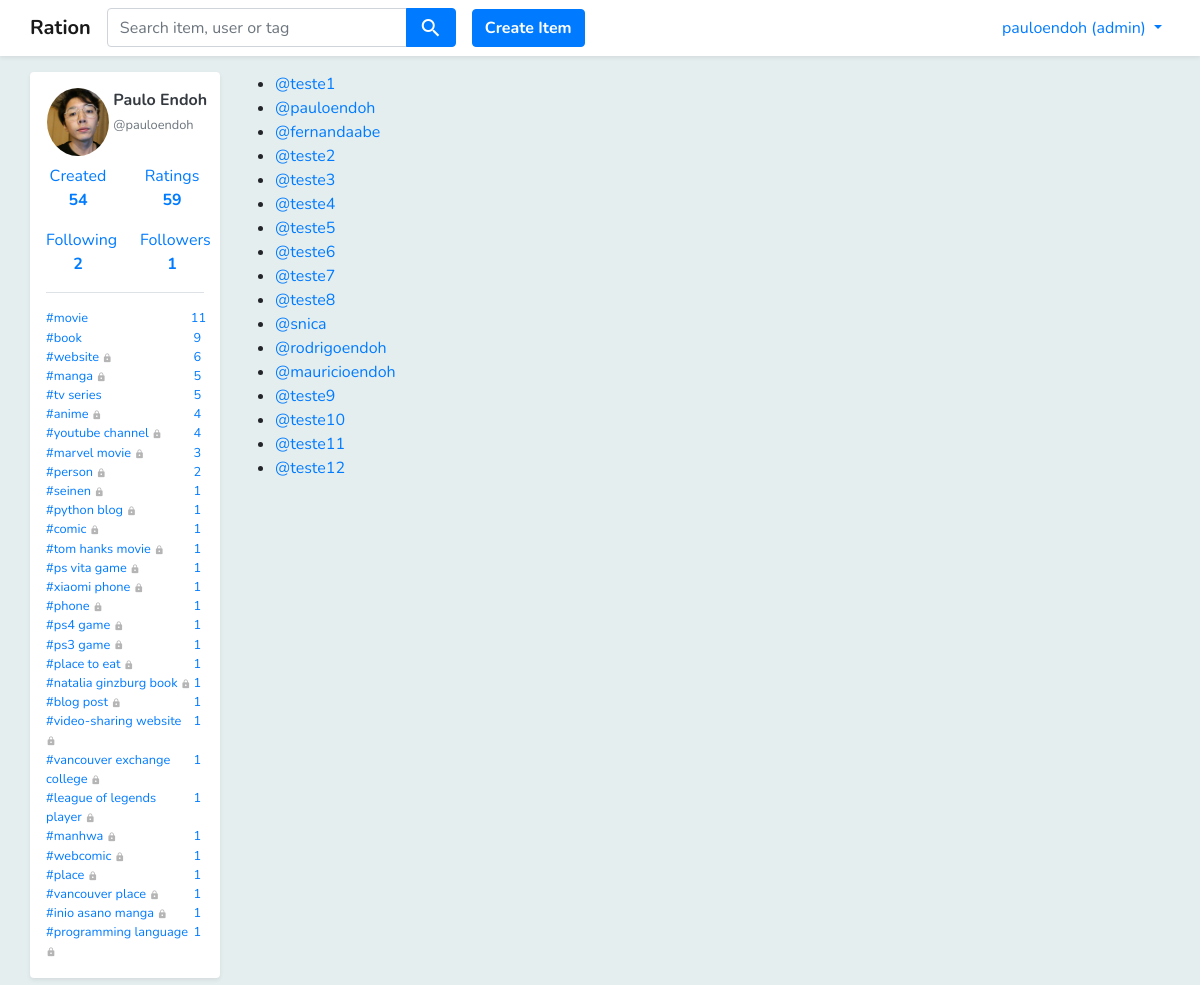
Page /users (signed in) on the committed database.
### core/models.py (models this page shows, shortened)
class Profile(models.Model):
    user = models.OneToOneField(
        User,
        related_name='profile',
        on_delete=models.CASCADE,
        primary_key=True
    )
    fullname = models.CharField(max_length=100)
    picture = models.ImageField(upload_to='profile_pics', blank=True, default="profile_pics/default.png")
    bio = models.TextField(null=True, blank=True)
    location = models.TextField(null=True, blank=True)
    website = models.TextField(null=True, blank=True)

class User_Item(models.Model):
    user = models.ForeignKey(User, related_name='user_items', on_delete=models.CASCADE)
    item = models.ForeignKey(Item, related_name='user_items', on_delete=models.CASCADE)
    rating = models.FloatField(validators=[MinValueValidator(1), MaxValueValidator(5)], null=True, blank=True)
    interest = models.FloatField(validators=[MinValueValidator(1), MaxValueValidator(3)], null=True, blank=True)

class Following(models.Model):
    follower = models.ForeignKey(User, on_delete=models.CASCADE)
    user_tag = models.ForeignKey(User_Tag, on_delete=models.CASCADE)

class User_Tag(models.Model):
    user = models.ForeignKey(User, on_delete=models.CASCADE)
    tag = models.ForeignKey(Tag, on_delete=models.CASCADE)
    item_count = models.IntegerField()
    is_private = models.NullBooleanField()

class Tag(models.Model):
    name = models.TextField()
    is_official = models.BooleanField(default=0)

### core/views.py (the view)
# urls.py: path('users', views.users, name='users'),
def users(request):
    user = request.user
    users = User.objects.all()
    return render(request, 'user_list.html', {'users': users,
                                              'user': user})

### core/models.py (called while the page is built)
def get_user_tag_list(self):
    user_tag_list = User_Tag.objects.filter(user=self).order_by('-item_count')
    return user_tag_list

def get_followers(self):
    followers = []
    user_tags = User_Tag.objects.filter(user=self)
    for user_tag in user_tags:
        followings = Following.objects.filter(user_tag=user_tag)
        for following in followings:
            in_list = False
            for follower in followers:
                if follower.id == following.follower.id:
                    in_list = True
            if not in_list:
                followers.append(following.follower)
    return followers

### core/templatetags/utils.py (called while the page is built)
@register.simple_tag
def get_follower_count_by_user(user):
    followers = user.get_followers()
    return len(followers)

@register.simple_tag
def get_following_count_by_user(user):
    followings = Following.objects.filter(follower=user)
    user_followings = []
    for following in followings:
        inside_list = False
        for user_following in user_followings:
            if following.user_tag.user.id == user_following.id:
                inside_list= True
        if not inside_list:
            user_followings.append(following.user_tag.user)
    return len(user_followings)

@register.simple_tag
def get_created_item_count_by_user(user):
    count = Item.objects.filter(creator=user).count()
    return count

### templates/user_list.html
{% extends "base.html" %}
{% block content %}
<div class="mt-3 pb-2 container">
    <div class="row">
        {% include 'includes/left_container.html' %}
        <div class="col-10">
            <ul>
                {% for user in users %}
                <li>
                    <a href="{% url 'user' user.username %}">@{{ user.username }}</a>
                </li>
                {% endfor %}
            </ul>
        </div>
    </div>
</div>
{% endblock %}

### templates/base.html (shortened to what this page needs)
{% load staticfiles %}
<!DOCTYPE html>
<html lang="en">
<head>
    <link rel="stylesheet" href="{% static 'styles/bootstrap.css' %}">
    <link rel="stylesheet" href="https://use.fontawesome.com/releases/v5.0.13/css/all.css"
>
    <link rel="stylesheet" href="{% static 'styles/jquery-ui.css' %}" type="text/css" media="all"/>
    <link href="{% static 'styles/main.css' %}" rel="stylesheet">
</head>
<body class="body">
<div class="pt-5"></div>
<div class="pt-2"></div>
<nav class="navbar fixed-top navbar-expand-sm bg-white navbar-light shadow-sm ">
    <div class="container pl-0 pr-0 ">
        <ul class="navbar-nav mr-auto">
            <li class="nav-item ">
                <a class="navbar-brand font-weight-bold" href="{% url 'home' %}">Ration</a>
            </li>
            <li class="nav-item">
                <form method="get" action="{% url 'search' %}">
                    <div class="input-group ui-widget">
                        <input id='search-box' type="text" class="form-control text-italic" name="q"
                               placeholder="Search item, user or tag" required
                               />
                        <div class="input-group-append">
                            <button class="btn btn-primary"><i class="material-icons align-middle">search</i></button>
                        </div>
                    </div>
                </form>
            </li>
            {% if request.user.is_authenticated %}
            <div class="pl-3 align-self-center">
                <a href="{% url 'create_item' %}">
                    <button type="button" class="btn btn-primary rounded font-weight-bold">Create Item</button>
                </a>
            </div>
            {% endif %}
        </ul>
        <ul class="navbar-nav">
            {% if request.user.is_authenticated %}
            <li class="nav-item dropdown">
                <a class="nav-link dropdown-toggle text-primary" href="#" id="navbardrop"
                   data-toggle="dropdown">
                    {{ request.user.username }}
                    {% if request.user.is_superuser %}
                    (admin)
                    {% endif %}
                </a>
            </li>
            {% endif %}
        </ul>
    </div>
</nav>
{% block content %}{% endblock %}
</body>
</html>

### templates/includes/left_container.html (shortened to what this page needs)
{% load utils %}
<div class="col-2 pl-0 pr-0">
    {% if request.user.is_authenticated %}
    <div class="bg-white pl-3 pr-3 shadow-sm rounded">
        <div class="pt-3">
            {% if user.is_authenticated %}
            <div class="row">
                <div class="col-5 pl-3 pr-0">
                    <a href="{% url 'user' user.username %}">
                        <img class="rounded-circle w-100" src="/media/{{ user.profile.picture }}"/>
                    </a>
                </div>
                <div class="col-7 pl-1 pr-2">
                    <p>
                        <a href="{% url 'user' user.username %}" class="text-dark no-underline">
                            <b>{{ user.profile.fullname }}</b>
                            <br>
                            <small class="text-muted d-inline">@{{ user.username }}</small>
                        </a>
                    </p>
                </div>
            </div>
            <div class="row">
                <div class="col-6">
                    <div class="align-self-center">
                        <a class="nav-link text-center pl-0 pr-0 {% if '/created' in request.path %}font-weight-bold{% endif %}"
                           href="{% url 'user_created_item_list' user.username %}">Created
                            <br>
                            <b>
                                {%get_created_item_count_by_user user%}
                            </b>
                        </a>
                    </div>
                </div>
                <div class="col-6">
                    <div class="align-self-center">
                        <a class="nav-link text-center pl-0 pr-0  {% if '/ratings' in request.path %}font-weight-bold{% endif %}"
                           href="{% url 'rating_list' user.username %}">Ratings<br><b>{{user.user_items.all|length}}</b>
                        </a>
                    </div>
                </div>
            </div>
            <div class="row">
                <div class="col-6">
                    <div class="align-self-center">
                        <a class="nav-link text-center pl-0 pr-0  {% if '/following' in request.path %}font-weight-bold{% endif %}" href="{% url 'following_list' user.username %}">Following
                            <br>
                            <b> {% get_following_count_by_user user %}</b>
                        </a>
                    </div>
                </div>
                <div class="col-6">
                    <div class="align-self-center">
                        <a class="nav-link text-center pl-0 pr-0  {% if '/followers' in request.path %}font-weight-bold{% endif %}"
                           href="{% url 'follower_list' user.username %}">Followers<br>
                            <b>{% get_follower_count_by_user user %}</b>
                        </a>
                    </div>
                </div>
            </div>
            <div class="mt-2 mb-3 container border-top"></div>
            <ul class="no-bullets pl-0 pb-3">
                {% for user_tag in user.get_user_tag_list %}
                {% if user_tag.user == request.user %}
                <li>
                    <small>
                        <a href="{% url 'rating_list' user.username %}?tag={{ user_tag.tag.name }}">
                            <div class="row no-gutters">
                                <div class="col-11">
                                    #{{ user_tag.tag.name }}
                                    {% if user_tag.is_private %}
                                    <i class="material-icons align-middle" style="font-size: 10px; color: #b5b5b5; ">
                                    </i>
                                    {% endif %}
                                </div>
                                <div class="col-1 text-center">
                                    {{ user_tag.item_count }}
                                </div>
                            </div>
                        </a>
                    </small>
                </li>
                {% endif %}
                {% endfor %}
            </ul>
            {% endif %}
        </div>
    </div>
    {% endif %}
</div>

### static/styles/main.css (style rules this page uses)
.no-underline:link { text-decoration:none; }
#search-box { width:300px; }
.no-bullets { list-style-type: none; }
.body { background-color: #e5eeef; }

### rows in the picture
User_Tag: tag.name "movie", item_count "11"
User_Tag: tag.name "book", item_count "9"
User_Tag: tag.name "website", is_private True (drawn), item_count "6"
User_Tag: tag.name "manga", is_private True (drawn), item_count "5"
User_Tag: tag.name "tv series", item_count "5"
User_Tag: tag.name "anime", is_private True (drawn), item_count "4"
User_Tag: tag.name "youtube channel", is_private True (drawn), item_count "4"
User_Tag: tag.name "marvel movie", is_private True (drawn), item_count "3"
User_Tag: tag.name "person", is_private True (drawn), item_count "2"
User_Tag: tag.name "seinen", is_private True (drawn), item_count "1"
User_Tag: tag.name "python blog", is_private True (drawn), item_count "1"
User_Tag: tag.name "comic", is_private True (drawn), item_count "1"
User_Tag: tag.name "tom hanks movie", is_private True (drawn), item_count "1"
User_Tag: tag.name "ps vita game", is_private True (drawn), item_count "1"
User_Tag: tag.name "xiaomi phone", is_private True (drawn), item_count "1"
User_Tag: tag.name "phone", is_private True (drawn), item_count "1"
User_Tag: tag.name "ps4 game", is_private True (drawn), item_count "1"
User_Tag: tag.name "ps3 game", is_private True (drawn), item_count "1"
User_Tag: tag.name "place to eat", is_private True (drawn), item_count "1"
User_Tag: tag.name "natalia ginzburg book", is_private True (drawn), item_count "1"
User_Tag: tag.name "blog post", is_private True (drawn), item_count "1"
User_Tag: tag.name "video-sharing website", is_private True (drawn), item_count "1"
User_Tag: tag.name "vancouver exchange college", is_private True (drawn), item_count "1"
User_Tag: tag.name "league of legends player", is_private True (drawn), item_count "1"
User_Tag: tag.name "manhwa", is_private True (drawn), item_count "1"
User_Tag: tag.name "webcomic", is_private True (drawn), item_count "1"
User_Tag: tag.name "place", is_private True (drawn), item_count "1"
User_Tag: tag.name "vancouver place", is_private True (drawn), item_count "1"
User_Tag: tag.name "inio asano manga", is_private True (drawn), item_count "1"
User_Tag: tag.name "programming language", is_private True (drawn), item_count "1"

### other values in the picture
{{ request.user.username }} "pauloendoh"
{{ user.profile.fullname }} "Paulo Endoh"
{{ user.username }} "pauloendoh"
{{ user.user_items.all|length }} "59"
{{ user.username }} "teste1"
{{ user.username }} "fernandaabe"
{{ user.username }} "teste2"
{{ user.username }} "teste3"
{{ user.username }} "teste4"
{{ user.username }} "teste5"
{{ user.username }} "teste6"
{{ user.username }} "teste7"
{{ user.username }} "teste8"
{{ user.username }} "snica"
{{ user.username }} "rodrigoendoh"
